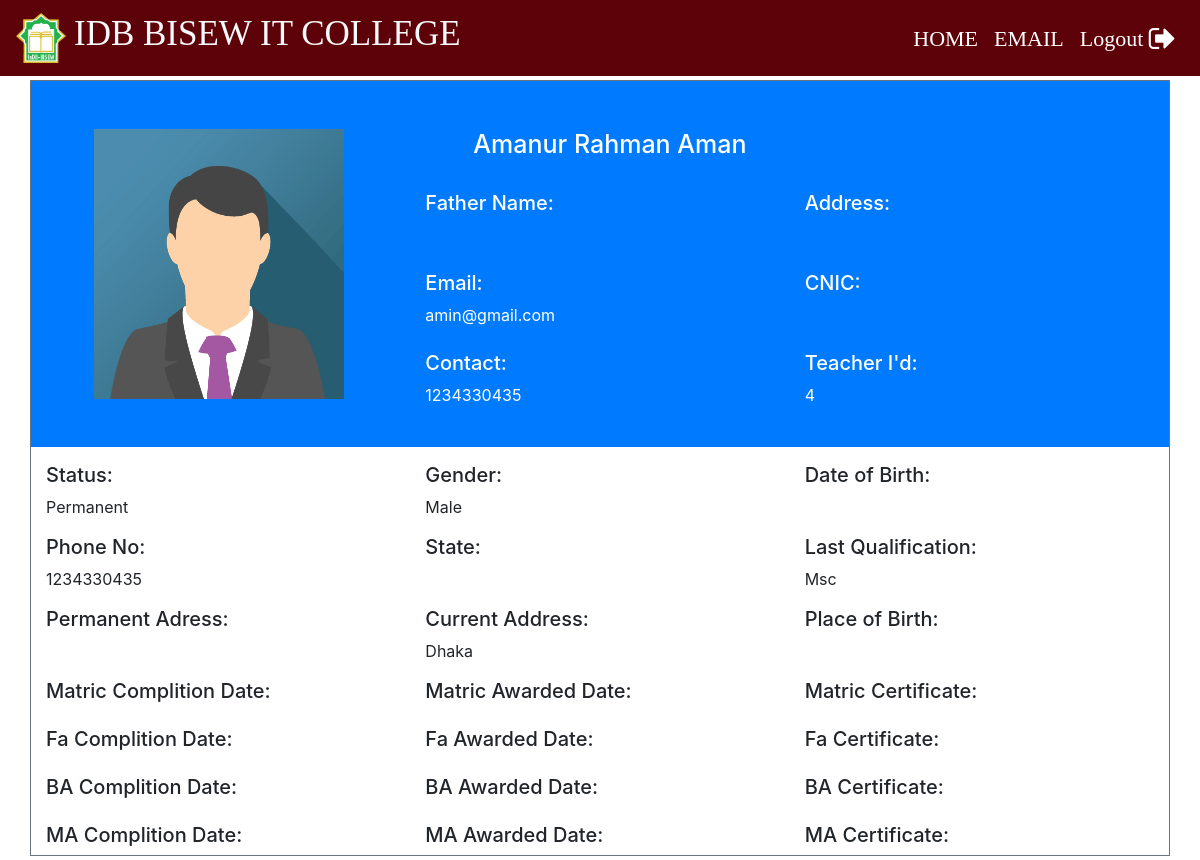
The page /Admin/display-teacher.php?teacher_id=4 (signed in) on the database its author committed.
### tables this page shows
CREATE TABLE `teacher_info` (
  `teacher_id` int(11) NOT NULL,
  `first_name` varchar(30) NOT NULL,
  `middle_name` varchar(30) NOT NULL,
  `last_name` varchar(30) NOT NULL,
  `father_name` varchar(50) NOT NULL,
  `email` varchar(30) NOT NULL,
  `phone_no` varchar(11) NOT NULL,
  `profile_image` blob NOT NULL,
  `teacher_status` varchar(10) NOT NULL,
  `application_status` varchar(10) NOT NULL,
  `cnic` varchar(15) NOT NULL,
  `dob` varchar(15) NOT NULL,
  `other_phone` int(11) NOT NULL,
  `gender` varchar(10) NOT NULL,
  `permanent_address` varchar(100) NOT NULL,
  `current_address` varchar(100) NOT NULL,
  `place_of_birth` varchar(50) NOT NULL,
  `matric_complition_date` varchar(10) NOT NULL,
  `matric_awarded_date` varchar(10) NOT NULL,
  `matric_certificate` varchar(100) NOT NULL,
  `fa_complition_date` varchar(10) NOT NULL,
  `fa_awarded_date` varchar(10) NOT NULL,
  `fa_certificate` varchar(100) NOT NULL,
  `ba_complition_date` varchar(10) NOT NULL,
  `ba_awarded_date` varchar(10) NOT NULL,
  `ba_certificate` varchar(100) NOT NULL,
  `ma_complition_date` varchar(10) NOT NULL,
  `ma_awarded_date` varchar(100) NOT NULL,
  `ma_certificate` varchar(101) NOT NULL,
  `last_qualification` varchar(20) NOT NULL,
  `state` varchar(20) NOT NULL,
  `hire_date` varchar(10) NOT NULL
);

### Admin/display-teacher.php (the view, shortened to what this page needs)
<?php
	if ($_SESSION["LoginAdmin"] && !$_SESSION['LoginTeacher'])
	{
		$teacher_id=$_GET['teacher_id'];
	}
	require_once "../connection/connection.php";
?>
<!doctype html>
<html lang="en">
	<head>
	</head>
	<body>
		<?php include('../common/common-header.php') ?>
	<?php
		if($teacher_id){
			$query="select * from teacher_info where teacher_id='$teacher_id'";
		}
		else{
			$query="select * from teacher_info where email='$teacher_email'";
		}
		$run=mysqli_query($con,$query);
		while ($row=mysqli_fetch_array($run)) {
	?>
		<div class="container  mt-1 border border-secondary mb-1">
			<div class="row text-white bg-primary pt-5">
				<div class="col-md-4">
					<?php  $profile_image= $row["profile_image"] ?>
					<img class="ml-5 mb-5" height='270px' width='250px' src=<?php echo "images/$profile_image"  ?> >
				</div>
				<div class="col-md-8">
					<h3 class="ml-5"><?php echo $row['first_name']." ".$row['middle_name']." ".$row['last_name'] ?></h3><br>
					<div class="row">
						<div class="col-md-6">
							<h5>Father Name:</h5> <?php echo $row['father_name']  ?><br><br>
							<h5>Email:</h5> <?php echo $row['email']  ?><br><br>
							<h5>Contact:</h5> <?php echo $row['phone_no']  ?><br><br>
						</div>
						<div class="col-md-6">
							<h5>Address:</h5> <?php echo $row['permanent_address']  ?><br><br>
							<h5>CNIC:</h5> <?php echo $row['cnic']  ?><br><br>
							<h5>Teacher I'd:</h5> <?php echo $row['teacher_id']  ?><br><br>
						</div>
					</div>
				</div>
			</div>
			<div class="row pt-3">
				<div class="col-md-4"><h5>Status:</h5> <?php echo $row['teacher_status']  ?></div>
				<div class="col-md-4"><h5>Gender:</h5> <?php echo $row['gender']  ?></div>
				<div class="col-md-4"><h5>Date of Birth:</h5> <?php echo $row['dob']  ?></div>
			</div>
			<div class="row pt-3">
				<div class="col-md-4"><h5>Phone No:</h5> <?php echo $row['other_phone']  ?></div>
				<div class="col-md-4"><h5>State:</h5> <?php echo $row['state']  ?></div>
				<div class="col-md-4"><h5>Last Qualification:</h5> <?php echo $row['last_qualification']  ?></div>
			</div>
			<div class="row pt-3">
				<div class="col-md-4"><h5>Permanent Adress:</h5> <?php echo $row['permanent_address']  ?></div>
				<div class="col-md-4"><h5>Current Address:</h5> <?php echo $row['current_address']  ?></div>
				<div class="col-md-4"><h5>Place of Birth:</h5> <?php echo $row['place_of_birth']  ?></div>
			</div>
			<div class="row pt-3">
				<div class="col-md-4"><h5>Matric Complition Date:</h5> <?php echo $row['matric_complition_date']  ?></div>
				<div class="col-md-4"><h5>Matric Awarded Date:</h5> <?php echo $row['matric_awarded_date']  ?></div>
				<div class="col-md-4"><h5>Matric Certificate:</h5> <?php echo $row['matric_certificate']  ?></div>
			</div>
			<div class="row pt-3">
				<div class="col-md-4"><h5>Fa Complition Date:</h5> <?php echo $row['fa_complition_date']  ?></div>
				<div class="col-md-4"><h5>Fa Awarded Date:</h5> <?php echo $row['fa_awarded_date']  ?></div>
				<div class="col-md-4"><h5>Fa Certificate:</h5> <?php echo $row['fa_certificate']  ?></div>
			</div>
			<div class="row pt-3">
				<div class="col-md-4"><h5>BA Complition Date:</h5> <?php echo $row['ba_complition_date']  ?></div>
				<div class="col-md-4"><h5>BA Awarded Date:</h5> <?php echo $row['ba_awarded_date']  ?></div>
				<div class="col-md-4"><h5>BA Certificate:</h5> <?php echo $row['ba_certificate']  ?></div>
			</div>
			<div class="row pt-3">
				<div class="col-md-4"><h5>MA Complition Date:</h5> <?php echo $row['ma_complition_date']  ?></div>
				<div class="col-md-4"><h5>MA Awarded Date:</h5> <?php echo $row['ma_awarded_date']  ?></div>
				<div class="col-md-4"><h5>MA Certificate:</h5> <?php echo $row['ma_certificate']  ?></div>
			</div>
		</div>
	<?php } ?>
</body>
</html>

### Css/footer.css (style rules this page uses)
.footer-top h2,h3 { color: #fff; }

### Css/style.css (style rules this page uses)
h3 { font-size: 25px; }

### rows shown on the page
teacher_info: profile_image (picture), first_name "Amanur", middle_name "Rahman", last_name "Aman", email "amin@gmail.com", phone_no "1234330435", teacher_id "4", teacher_status "Permanent", gender "Male", other_phone "1234330435", last_qualification "Msc", current_address "Dhaka"
